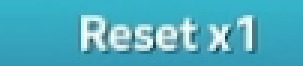
#> input picture pc/templates/reset_x1.png, 101 x 22 px (shown 3 times larger); the run also reads 1 picture not shown here
$ python -i detector.py   (imports and definitions only)
#> lines starting #> are read from the running program, lines starting #| are printed output that depends on the picture
#> further down, picture is the input picture: shape (22, 101, 3); mean B, G, R 192.3, 172.8, 76.4
"""Finds the reset window anywhere on screen, at any size.

The "Reset x1" / "Reset x3" buttons are located with multi-scale template
matching. Everything else (the result number boxes) is placed relative to the
Reset x1 button and scaled by the same factor, so it works on any monitor,
resolution or window size without calibration.

All layout numbers are in pixels at scale 1.0 (the size in the sample
screenshots) and measured from the top-left corner of the Reset x1 button.
"""
import os
import time
from dataclasses import dataclass, field, replace

import cv2
import numpy as np

from paths import DATA_DIR, RESOURCE_DIR

TEMPLATE_DIR = os.path.join(RESOURCE_DIR, "templates")     # built-in templates
USER_TEMPLATE_DIR = os.path.join(DATA_DIR, "templates")    # templates from `calibrate`

DEFAULT_LAYOUT = {
    "button_size": [184, 30],          # Reset button (w, h)
    "x3_offset": [202, 0],             # Reset x3 top-left, relative to Reset x1 top-left
    "template_rect": [0.2, 0.13, 0.55, 0.74],  # part of a button used as template (fractions)
    "box_centers": [[-173, -94], [70, -94], [314, -94], [558, -94]],  # result numbers
    "box_size": [200, 30],             # OCR box around each number
    # Window with only one wide "Reset x1" button (BEFORE / AFTER, no x3):
    # numbers measured from the middle of the top edge of that button.
    "single_box_centers": [[-132, -99], [120, -99]],         # flame (bonus stats) window
    "single_box_centers_cube": [[-127, -135], [124, -135]],  # cube (potential) window: numbers sit higher
    "single_button_width": 258,
}

SCALES = [round(0.5 * 1.05 ** i, 3) for i in range(38)]   # 0.5x .. 3.0x in 5% steps
MATCH_THRESHOLD = 0.72
FULL_SEARCH_EVERY = 2.0     # seconds between full-screen searches while the window isn't found
COARSE_THRESHOLD = 0.55     # half-size first pass is blurrier; the full-size pass re-checks
HINT_THRESHOLD = 0.6        # at the remembered spot + size we can be more lenient (hovered button, cursor on it)
MIN_SATURATION_RATIO = 0.45  # a greyed-out button has much less color than the template


@dataclass
class Detection:
    scale: float
    x1_tl: tuple                      # Reset x1 top-left (may be virtual if only x3 is seen)
    x1: tuple = None                  # (x, y, w, h) of Reset x1 if usable, else None
    x3: tuple = None                  # (x, y, w, h) of Reset x3 if usable, else None
    x3_seen: bool = False             # x3 button is on screen (maybe greyed out)
    score: float = 0.0
    x1_ghost: tuple = None            # where Reset x1 is / would be
    x3_ghost: tuple = None            # where Reset x3 is / would be
    single: bool = False              # one wide Reset x1 button only (BEFORE / AFTER window)
    cube: bool = False                # ...and it's the cube (potential) window
    boxes: list = field(default_factory=list)

    # [11 lines left out: function region, not called in this run]


def _load(path):
    img = cv2.imread(path)
    if img is None:
        raise FileNotFoundError(path)
    return img


def _saturation(bgr):
    return float(cv2.cvtColor(bgr, cv2.COLOR_BGR2HSV)[..., 1].mean())


class Detector:
    def __init__(self, layout=None, template_dir=TEMPLATE_DIR, hint=None):
#> called with template_dir = 'pc/templates'
        self.layout = dict(DEFAULT_LAYOUT, **(layout or {}))
        # User-calibrated templates win over the shipped defaults.
        def pick(name):
            user = os.path.join(USER_TEMPLATE_DIR, f"user_{name}.png")
            return _load(user if os.path.exists(user) else os.path.join(template_dir, f"{name}.png"))
        self.t1 = pick("reset_x1")
        self.t3 = pick("reset_x3")
        self.t1g = cv2.cvtColor(self.t1, cv2.COLOR_BGR2GRAY)
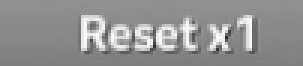
#> self.t1g: shape (22, 101) (shown 3 times larger); min 47, max 251, mean 146.2
        self.t3g = cv2.cvtColor(self.t3, cv2.COLOR_BGR2GRAY)
        self.sat_ref = (_saturation(self.t1) + _saturation(self.t3)) / 2
#> self.sat_ref = 156.5
        self.hint = hint  # {"scale", "x", "y"}: last known Reset x1 top-left, in frame pixels
        self.last_full_search = False
        self.prev = None  # last detection (to keep buttons the mouse is covering)

    # ------------------------------------------------------------ matching
    def _match(self, gray, tmpl, scale, roi=None):
        t = cv2.resize(tmpl, None, fx=scale, fy=scale,
                       interpolation=cv2.INTER_AREA if scale < 1 else cv2.INTER_CUBIC)
        ox = oy = 0
        if roi is not None:
            x, y, w, h = roi
            x, y = max(0, x), max(0, y)
            gray = gray[y:y + h, x:x + w]
            ox, oy = x, y
        if gray.shape[0] < t.shape[0] or gray.shape[1] < t.shape[1]:
            return None, t.shape, (ox, oy)
        return cv2.matchTemplate(gray, t, cv2.TM_CCOEFF_NORMED), t.shape, (ox, oy)

    @staticmethod
    def _peaks(res, tshape, n=2):
        """Top-n non-overlapping peaks of a match map: [(score, x, y)]."""
        res = res.copy()
        th, tw = tshape[:2]
        out = []
        for _ in range(n):
            _, s, _, (x, y) = cv2.minMaxLoc(res)
            out.append((float(s), x, y))
            res[max(0, y - th):y + th, max(0, x - tw):x + tw] = -1
        return out

    def _search_scale(self, gray, scale, roi=None, threshold=MATCH_THRESHOLD):
        """Best interpretation at one scale -> (score, x1_tl, x1_score, x3_tl, x3_score) or None."""
        r1, tshape, (ox, oy) = self._match(gray, self.t1g, scale, roi)
        r3, _, _ = self._match(gray, self.t3g, scale, roi)
        if r1 is None:
            return None
        both = np.maximum(r1, r3)
        cands = [p for p in self._peaks(both, tshape) if p[0] >= threshold]
        if not cands:
            return None

        lay = self.layout
        tx, ty = lay["template_rect"][0] * lay["button_size"][0], lay["template_rect"][1] * lay["button_size"][1]
        dx3 = lay["x3_offset"][0] * scale

        def tl(p):  # template match position -> button top-left, frame coords
            return (ox + p[1] - tx * scale, oy + p[2] - ty * scale)

        def s1(p):
            return float(r1[p[2], p[1]])

        def s3(p):
            return float(r3[p[2], p[1]])

        # Two buttons side by side: left is x1, right is x3.
        if len(cands) == 2:
            a, b = sorted(cands, key=lambda p: p[1])
            same_row = abs(a[2] - b[2]) < tshape[0] * 0.5
            right_gap = abs((b[1] - a[1]) - dx3) < dx3 * 0.2
            if same_row and right_gap:
                return (max(a[0], b[0]), tl(a), s1(a), tl(b), s3(b))
        # One button: decide which by which template fits it better.
        p = max(cands, key=lambda q: q[0])
        if s3(p) > s1(p) + 0.02:
            x3_tl = tl(p)
            return (p[0], (x3_tl[0] - dx3, x3_tl[1] - lay["x3_offset"][1] * scale), 0.0, x3_tl, s3(p))
        return (p[0], tl(p), s1(p), None, 0.0)

    def _best(self, gray, scales, roi=None, threshold=MATCH_THRESHOLD):
        best = None
        for s in scales:
            r = self._search_scale(gray, s, roi, threshold)
            if r and (best is None or r[0] > best[1][0]):
                best = (s, r)
        return best

    # ------------------------------------------------------------ public
    def _roi_around(self, hint):
        s = hint["scale"]
        bw, bh = self.layout["button_size"]
        pad = int(40 * s)
        return (int(hint["x"]) - pad, int(hint["y"]) - pad,
                int((self.layout["x3_offset"][0] + bw) * s) + 2 * pad, int(bh * s) + 2 * pad)

    def _full_search(self, gray):
        """Coarse pass on a half-size copy (for big frames), then re-check the best few
        candidates at full size. Small scales are searched at full size directly."""
        f = 0.5 if gray.shape[1] > 1600 else 1.0
#> f = 1
        small = cv2.resize(gray, None, fx=f, fy=f, interpolation=cv2.INTER_AREA) if f < 1 else gray
        tw = self.t1g.shape[1]
#> tw = 101
        cands = []
        for s in SCALES:
            if f < 1 and tw * s * f < 60:      # template would be too tiny at half size
                r = self._search_scale(gray, s)
                if r:
                    cands.append((r[0], s, r[1], True))
                continue
            r = self._search_scale(small, s * f, threshold=COARSE_THRESHOLD)
            if r:
                cands.append((r[0], s, (r[1][0] / f, r[1][1] / f), f == 1.0))
#> this loop made 38 passes
#> after the loop, cands = [(0.65, 0.943, (-31.7, -2.68), True), (0.907, 0.99, (-35.43, -3.86), True)]
        best = None
        for score, s, (x, y), exact in sorted(cands, reverse=True)[:4]:
            if exact:
                r = self._best(gray, [s], self._roi_around({"scale": s, "x": x, "y": y}))
            else:
                r = self._best(gray, [s * k for k in (0.94, 0.97, 1.0, 1.03, 1.06)],
                               self._roi_around({"scale": s, "x": x, "y": y}))
            if r and (best is None or r[1][0] > best[1][0]):
                best = r
#> this loop made 2 passes
#> (score, exact) on pass 1: (0.907, True)
#> (score, exact) on pass 2: (0.65, True)
#> pass 1, in _match (call 77), `t = cv2.resize(tmpl, None, fx=scale, fy=scale, interpolation=cv2.INTER..`:
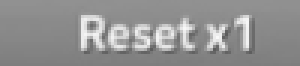
#> t: shape (22, 100) (shown 3 times larger); min 92, max 249, mean 146
#> pass 2, in _match (call 79), `t = cv2.resize(tmpl, None, fx=scale, fy=scale, interpolation=cv2.INTER..`:
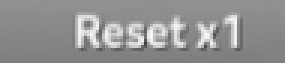
#> t: shape (21, 95) (shown 3 times larger); min 66, max 248, mean 146
        return best

    def find(self, frame):
        gray = cv2.cvtColor(frame, cv2.COLOR_BGR2GRAY)
        found = None
        self.last_full_search = False
        if self.prev is not None and self.prev.single:
            # One wide button: if it's still there unchanged, nothing else to check
            # (the mouse resting on it can make the template or width checks fail).
            det = self._still_there(frame)
            if det is not None:
                self.prev = det
                return det
        if self.hint:  # fast path: look where it was last time, same size
            found = self._best(gray, [self.hint["scale"]], self._roi_around(self.hint),
                               threshold=HINT_THRESHOLD)
        if found is None and self.hint:
            # The mouse resting on the button hides its text: if the buttons are still
            # where they were (same colour, same width), it's still the same window.
            det = self._still_there(frame)
            if det is not None:
                self.prev = det
                return det
        if found is None:
            # The full search is the heavy part: when the window isn't there, only try
            # it every couple of seconds instead of on every picture.
            if time.time() < getattr(self, "next_full", 0.0):
                return None
            self.last_full_search = True
            found = self._full_search(gray)
        wide = False
        if found is None:
            found = self._find_wide_button(frame, gray)
            wide = found is not None
        if found is None:
            self.next_full = time.time() + FULL_SEARCH_EVERY
            return None
        self.next_full = 0.0

        scale, (score, x1_tl, x1_score, x3_tl, x3_score) = found
#> scale = 0.99; score = 0.907; x1_tl = (-35.43, -3.86); x1_score = 0.907; x3_score = 0
        self.hint = {"scale": scale, "x": x1_tl[0], "y": x1_tl[1]}
#> self.hint = {'scale': 0.99, 'x': -35.43, 'y': -3.86}
        th = 0.5 if wide else MATCH_THRESHOLD if self.last_full_search else HINT_THRESHOLD
        det = self._build(frame, scale, score, x1_tl, x1_score, x3_tl, x3_score, th)
        prev = self.prev
        if prev is not None and prev.single and not det.single and not det.x3 \
                and self._inside(prev.x1_ghost, found[1]):
            # Same single-button window, its button just greyed out for a moment.
            det = replace(prev, boxes=list(prev.boxes), x1=None)
            self.prev = det
            return det
        self._keep_covered_buttons(frame, det)
        self.prev = det
        return det

    def _keep_covered_buttons(self, frame, det):
        """The mouse resting on a button can hide part of its text so it stops matching.
        If that button was there a moment ago, is still in the same place and still in
        colour (not greyed out), it's still there - keep it."""
        prev = getattr(self, "prev", None)
        if prev is None or self.last_full_search or abs(prev.scale - det.scale) > 0.02 * det.scale:
            return
        for name in ("x1", "x3"):
            old, ghost = getattr(prev, name), getattr(det, name + "_ghost")
            if getattr(det, name) is None and old is not None and ghost \
                    and abs(old[0] - ghost[0]) <= 3 and abs(old[1] - ghost[1]) <= 3 \
                    and self._usable(frame, ghost):
                setattr(det, name, ghost)
                if name == "x3":
                    det.x3_seen = True

    # [40 lines left out: functions _inside, _still_there, not called in this run]

    def _usable(self, frame, r):
        """Button area is in colour (a greyed-out button isn't)."""
        x, y, w, h = r
        if w <= 0 or h <= 0:
            return False
        return _saturation(frame[y:y + h, x:x + w]) >= self.sat_ref * MIN_SATURATION_RATIO

    @staticmethod
    def _cyan(row):
        """One pixel row -> bool per pixel: the Reset button's colour."""
        hsv = cv2.cvtColor(row, cv2.COLOR_BGR2HSV)[0].astype(int)
        return (np.abs(hsv[:, 0] - 95) < 12) & (hsv[:, 1] > 90) & (hsv[:, 2] > 100)

    @staticmethod
    def _button_span(frame, cx, top, bh):
        """Left/right edge of the cyan button around x=cx, measured on the rows above and
        below its text (those are solid colour). -> (x0, x1) or None."""
        fh, fw = frame.shape[:2]
        cx = int(round(cx))
        if not 0 <= cx < fw:
            return None
        best = None
        for f in (0.15, 0.22, 0.75, 0.82):
            y = int(round(top + bh * f))
            if not 0 <= y < fh:
                continue
            on = Detector._cyan(frame[y:y + 1])
            if not on[cx]:
                continue
            x0 = x1 = cx
            gap = 0
            while x0 > 0 and gap <= 2:          # tolerate a stray pixel or two
                x0 -= 1
                gap = 0 if on[x0] else gap + 1
            x0 += gap
            gap = 0
            while x1 < fw - 1 and gap <= 2:
                x1 += 1
                gap = 0 if on[x1] else gap + 1
            x1 -= gap
            if best is None or x1 - x0 > best[1] - best[0]:
                best = (x0, x1 + 1)
        return best

    # [37 lines left out: functions _find_wide_button, _pick_row, not called in this run]

    def _build(self, frame, scale, score, x1_tl, x1_score, x3_tl, x3_score, threshold=MATCH_THRESHOLD):
#> called with scale = 0.99, score = 0.907, x1_tl = (-35.43, -3.86), x1_score = 0.907, x3_score = 0, threshold = 0.72
        lay = self.layout
        bw, bh = lay["button_size"][0] * scale, lay["button_size"][1] * scale
#> bw = 182.2; bh = 29.7
        fh, fw = frame.shape[:2]
#> fh = 22; fw = 101

        def rect(x, y, w, h):
#> called with x = -35.43, y = -3.86, w = 182.2, h = 29.7
            x, y, w, h = int(round(x)), int(round(y)), int(round(w)), int(round(h))
#> x = -35; y = -4; w = 182; h = 30
            x0, y0 = max(0, x), max(0, y)
#> x0 = 0; y0 = 0
            return (x0, y0, max(0, min(fw, x + w) - x0), max(0, min(fh, y + h) - y0))

        def usable(r):
            return self._usable(frame, r)

        det = Detection(scale=scale, x1_tl=x1_tl, score=score)
        det.x1_ghost = rect(x1_tl[0], x1_tl[1], bw, bh)
#> det.x1_ghost = (0, 0, 101, 22)
        det.x3_ghost = rect(x1_tl[0] + lay["x3_offset"][0] * scale,
                            x1_tl[1] + lay["x3_offset"][1] * scale, bw, bh)
#> det.x3_ghost = (165, 0, 0, 22)
        if x1_score >= threshold:
            r = rect(x1_tl[0], x1_tl[1], bw, bh)
#> r = (0, 0, 101, 22)
            det.x1 = r if usable(r) else None
#> in _usable, `x, y, w, h = r`: x = 0; w = 101; h = 22
#> det.x1 = (0, 0, 101, 22)
        if x3_tl is not None and x3_score >= threshold:
            det.x3_seen = True
            r = rect(x3_tl[0], x3_tl[1], bw, bh)
            det.x3 = r if usable(r) else None

        w, h = lay["box_size"][0] * scale, lay["box_size"][1] * scale
#> w = 198; h = 29.7
        # Only one button and it's much wider than a normal one: the BEFORE / AFTER window.
        one = (x1_score >= threshold) != (x3_tl is not None and x3_score >= threshold)
#> one = True
        if one:
            mt = x1_tl if x1_score >= threshold else x3_tl
#> mt = (-35.43, -3.86)
            tr = lay["template_rect"]
            span = self._button_span(frame, mt[0] + (tr[0] + tr[2] / 2) * bw, mt[1], bh)
#> the loop in _button_span, `for f in (0.15, 0.22, 0.75, 0.82):` made 4 passes
#> y on passes 1 to 4: 1, 3, 18, 20
#> after the loop in _button_span, `for f in (0.15, 0.22, 0.75, 0.82):`: best = (0, 101)
#> span = (0, 101)
            if span and span[1] - span[0] > 1.2 * bw:
                det.single = True
                r = rect(span[0], mt[1], span[1] - span[0], bh)
                det.x1_tl = (span[0], mt[1])
                det.x1_ghost, det.x3_ghost = r, None
                det.x1 = r if usable(r) else None
                det.x3, det.x3_seen = None, False
                # The wide button gives a finer size estimate than the template search.
                s = det.scale = (span[1] - span[0]) / lay["single_button_width"]
                w, h = lay["box_size"][0] * s, lay["box_size"][1] * s
                mid = (span[0] + span[1]) / 2
                rows = [[rect(mid + cx * s - w / 2, mt[1] + cy * s - h / 2, w, h) for cx, cy in lay[k]]
                        for k in ("single_box_centers", "single_box_centers_cube")]
                det.boxes = self._pick_row(frame, rows, s)
                det.cube = getattr(self, "row", 0) == 1
                return det
        for cx, cy in lay["box_centers"]:
            x = x1_tl[0] + cx * scale - w / 2
            y = x1_tl[1] + cy * scale - h / 2
            det.boxes.append(rect(x, y, w, h))
#> this loop made 4 passes
#> x0 in rect on passes 1 to 4: 0, 0, 176, 418
#> after the loop, det.boxes = [(0, 0, 0, 0), (0, 0, 101, 0), (176, 0, 0, 0), (418, 0, 0, 0)]
        return det

>>> import cv2
>>> picture = cv2.imread('templates/reset_x1.png')
>>> result = Detector().find(picture)
